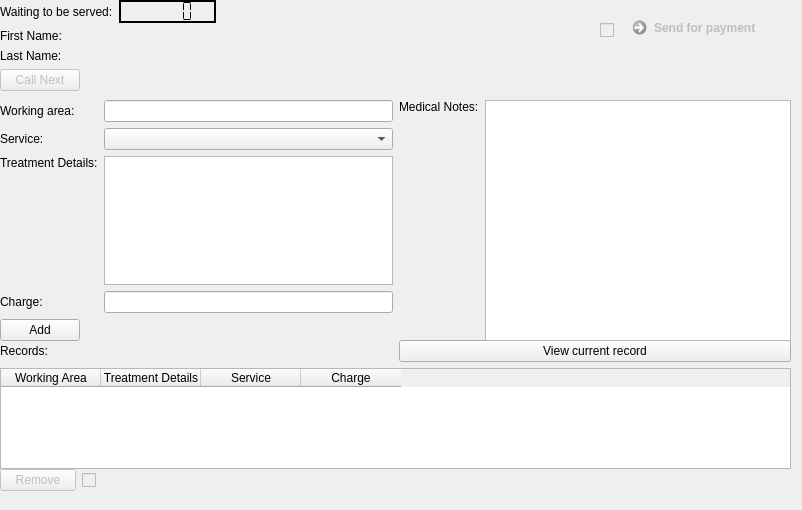
      <widget class="QWidget" name="tab_7">
       <attribute name="title">
        <string>Treatment</string>
       </attribute>
       <widget class="QWidget" name="layoutWidget_23">
        <property name="geometry">
         <rect>
          <x>600</x>
          <y>10</y>
          <width>193</width>
          <height>42</height>
         </rect>
        </property>
        <layout class="QHBoxLayout" name="horizontalLayout_19">
         <item>
          <widget class="QCheckBox" name="doctorSendForPaymentCheckBox">
           <property name="enabled">
            <bool>false</bool>
           </property>
           <property name="text">
            <string/>
           </property>
          </widget>
         </item>
         <item>
          <widget class="QCommandLinkButton" name="commandLinkButton">
           <property name="enabled">
            <bool>false</bool>
           </property>
           <property name="text">
            <string>Send for payment</string>
           </property>
          </widget>
         </item>
        </layout>
       </widget>
       <widget class="QWidget" name="layoutWidget_24">
        <property name="geometry">
         <rect>
          <x>0</x>
          <y>340</y>
          <width>791</width>
          <height>161</height>
         </rect>
        </property>
        <layout class="QVBoxLayout" name="verticalLayout_13">
         <item>
          <layout class="QHBoxLayout" name="horizontalLayout_20">
           <item>
            <widget class="QLabel" name="doctorRecordLabel">
             <property name="text">
              <string>Records:</string>
             </property>
            </widget>
           </item>
           <item>
            <widget class="QPushButton" name="doctorChangeStack">
             <property name="text">
              <string>View current record</string>
             </property>
            </widget>
           </item>
          </layout>
         </item>
         <item>
          <widget class="QStackedWidget" name="doctorRecordStackWidget">
           <property name="frameShape">
            <enum>QFrame::NoFrame</enum>
           </property>
           <property name="currentIndex">
            <number>1</number>
           </property>
           <widget class="QWidget" name="doctorRecordStack_2">
            <widget class="QTableView" name="doctorRecordList">
             <property name="geometry">
              <rect>
               <x>0</x>
               <y>0</y>
               <width>791</width>
               <height>101</height>
              </rect>
             </property>
            </widget>
           </widget>
           <widget class="QWidget" name="doctorCurrentRecordStack">
            <widget class="QTableWidget" name="doctorCurrentRecordList">
             <property name="geometry">
              <rect>
               <x>0</x>
               <y>0</y>
               <width>791</width>
               <height>101</height>
              </rect>
             </property>
             <property name="columnCount">
              <number>4</number>
             </property>
             <column>
              <property name="text">
               <string>Working Area</string>
              </property>
             </column>
             <column>
              <property name="text">
               <string>Treatment Details</string>
              </property>
             </column>
             <column>
              <property name="text">
               <string>Service</string>
              </property>
             </column>
             <column>
              <property name="text">
               <string>Charge</string>
              </property>
             </column>
            </widget>
            <widget class="QWidget" name="layoutWidget_25">
             <property name="geometry">
              <rect>
               <x>0</x>
               <y>100</y>
               <width>96</width>
               <height>25</height>
              </rect>
             </property>
             <layout class="QHBoxLayout" name="horizontalLayout_21">
              <item>
               <widget class="QPushButton" name="doctorRemoveCurrentRecordRow">
                <property name="enabled">
                 <bool>false</bool>
                </property>
                <property name="text">
                 <string>Remove</string>
                </property>
               </widget>
              </item>
              <item>
               <widget class="QCheckBox" name="doctorRemoveRowCheckBox">
                <property name="enabled">
                 <bool>false</bool>
                </property>
                <property name="text">
                 <string/>
                </property>
               </widget>
              </item>
             </layout>
            </widget>
           </widget>
          </widget>
         </item>
        </layout>
       </widget>
       <widget class="QWidget" name="layoutWidget_26">
        <property name="geometry">
         <rect>
          <x>0</x>
          <y>100</y>
          <width>791</width>
          <height>241</height>
         </rect>
        </property>
        <layout class="QHBoxLayout" name="horizontalLayout_22">
         <item>
          <layout class="QGridLayout" name="gridLayout_6">
           <item row="4" column="0">
            <widget class="QPushButton" name="doctorAddRecord">
             <property name="text">
              <string>Add</string>
             </property>
            </widget>
           </item>
           <item row="0" column="3">
            <widget class="QLineEdit" name="doctorWorkingArea"/>
           </item>
           <item row="3" column="3">
            <widget class="QLineEdit" name="doctorCharge">
             <property name="inputMask">
              <string>999999</string>
             </property>
            </widget>
           </item>
           <item row="0" column="0" colspan="3">
            <widget class="QLabel" name="doctorWorkingAreaLabel">
             <property name="text">
              <string>Working area:</string>
             </property>
            </widget>
           </item>
           <item row="3" column="0" colspan="3">
            <widget class="QLabel" name="doctorChargeLabel">
             <property name="text">
              <string>Charge:</string>
             </property>
            </widget>
           </item>
           <item row="2" column="0" colspan="3">
            <widget class="QLabel" name="doctorTreatmentDetailsLabel">
             <property name="text">
              <string>Treatment Details:</string>
             </property>
             <property name="alignment">
              <set>Qt::AlignLeading|Qt::AlignLeft|Qt::AlignTop</set>
             </property>
            </widget>
           </item>
           <item row="1" column="0" colspan="3">
            <widget class="QLabel" name="doctorServiceLabel">
             <property name="text">
              <string>Service:</string>
             </property>
            </widget>
           </item>
           <item row="1" column="3">
            <widget class="QComboBox" name="doctorService">
             <property name="currentText">
              <string/>
             </property>
             <property name="currentIndex">
              <number>-1</number>
             </property>
             <item>
              <property name="text">
               <string>C/UP</string>
              </property>
             </item>
             <item>
              <property name="text">
               <string>COPAIN</string>
              </property>
             </item>
             <item>
              <property name="text">
               <string>SP</string>
              </property>
             </item>
             <item>
              <property name="text">
               <string>XLA</string>
              </property>
             </item>
             <item>
              <property name="text">
               <string>FN</string>
              </property>
             </item>
             <item>
              <property name="text">
               <string>MED</string>
              </property>
             </item>
             <item>
              <property name="text">
               <string>RCT</string>
              </property>
             </item>
             <item>
              <property name="text">
               <string>RCF</string>
              </property>
             </item>
             <item>
              <property name="text">
               <string>DISC-ORTHO</string>
              </property>
             </item>
             <item>
              <property name="text">
               <string>XLA-ORTHO</string>
              </property>
             </item>
             <item>
              <property name="text">
               <string>ORTHOFITTING</string>
              </property>
             </item>
             <item>
              <property name="text">
               <string>ORTHO</string>
              </property>
             </item>
             <item>
              <property name="text">
               <string>PD1</string>
              </property>
             </item>
             <item>
              <property name="text">
               <string>PD2</string>
              </property>
             </item>
             <item>
              <property name="text">
               <string>PD3</string>
              </property>
             </item>
             <item>
              <property name="text">
               <string>PD4</string>
              </property>
             </item>
             <item>
              <property name="text">
               <string>REPAIR PD</string>
              </property>
             </item>
             <item>
              <property name="text">
               <string>ADJ PD</string>
              </property>
             </item>
             <item>
              <property name="text">
               <string>MOS</string>
              </property>
             </item>
             <item>
              <property name="text">
               <string>STO</string>
              </property>
             </item>
             <item>
              <property name="text">
               <string>CB1</string>
              </property>
             </item>
             <item>
              <property name="text">
               <string>CB2</string>
              </property>
             </item>
             <item>
              <property name="text">
               <string>IMPLANT</string>
              </property>
             </item>
             <item>
              <property name="text">
               <string>OTHERS</string>
              </property>
             </item>
             <item>
              <property name="text">
               <string>REVIEW</string>
              </property>
             </item>
            </widget>
           </item>
           <item row="2" column="3">
            <widget class="QPlainTextEdit" name="doctorTreatmentDetails"/>
           </item>
          </layout>
         </item>
         <item>
          <layout class="QHBoxLayout" name="horizontalLayout_23">
           <item>
            <widget class="QLabel" name="doctorMedicalNotesLabel">
             <property name="text">
              <string>Medical Notes:</string>
             </property>
             <property name="alignment">
              <set>Qt::AlignLeading|Qt::AlignLeft|Qt::AlignTop</set>
             </property>
            </widget>
           </item>
           <item>
            <widget class="QPlainTextEdit" name="doctorMedicalNotes">
             <property name="readOnly">
              <bool>true</bool>
             </property>
            </widget>
           </item>
          </layout>
         </item>
        </layout>
       </widget>
       <widget class="QSplitter" name="splitter_15">
        <property name="geometry">
         <rect>
          <x>0</x>
          <y>0</y>
          <width>216</width>
          <height>100</height>
         </rect>
        </property>
        <property name="orientation">
         <enum>Qt::Horizontal</enum>
        </property>
        <widget class="QWidget" name="layoutWidget_27">
         <layout class="QFormLayout" name="formLayout_11">
          <item row="0" column="0">
           <widget class="QLabel" name="doctorwaitingLabel">
            <property name="text">
             <string>Waiting to be served:</string>
            </property>
           </widget>
          </item>
          <item row="3" column="0">
           <widget class="QPushButton" name="doctorCallNext">
            <property name="enabled">
             <bool>false</bool>
            </property>
            <property name="text">
             <string>Call Next</string>
            </property>
           </widget>
          </item>
          <item row="0" column="1">
           <widget class="QLCDNumber" name="doctorWaitingAmount">
            <property name="autoFillBackground">
             <bool>true</bool>
            </property>
            <property name="frameShape">
             <enum>QFrame::WinPanel</enum>
            </property>
            <property name="frameShadow">
             <enum>QFrame::Plain</enum>
            </property>
            <property name="lineWidth">
             <number>0</number>
            </property>
            <property name="midLineWidth">
             <number>0</number>
            </property>
            <property name="segmentStyle">
             <enum>QLCDNumber::Flat</enum>
            </property>
           </widget>
          </item>
          <item row="1" column="0" colspan="2">
           <layout class="QFormLayout" name="formLayout_12">
            <item row="0" column="1">
             <widget class="QLabel" name="doctorFirstName">
              <property name="text">
               <string/>
              </property>
             </widget>
            </item>
            <item row="1" column="0">
             <widget class="QLabel" name="doctorLastNameLabel">
              <property name="text">
               <string>Last Name:</string>
              </property>
             </widget>
            </item>
            <item row="1" column="1">
             <widget class="QLabel" name="doctorLastName">
              <property name="text">
               <string/>
              </property>
             </widget>
            </item>
            <item row="0" column="0">
             <widget class="QLabel" name="doctorFirstNameLabel">
              <property name="text">
               <string>First Name:</string>
              </property>
             </widget>
            </item>
           </layout>
          </item>
         </layout>
        </widget>
       </widget>
      </widget>
